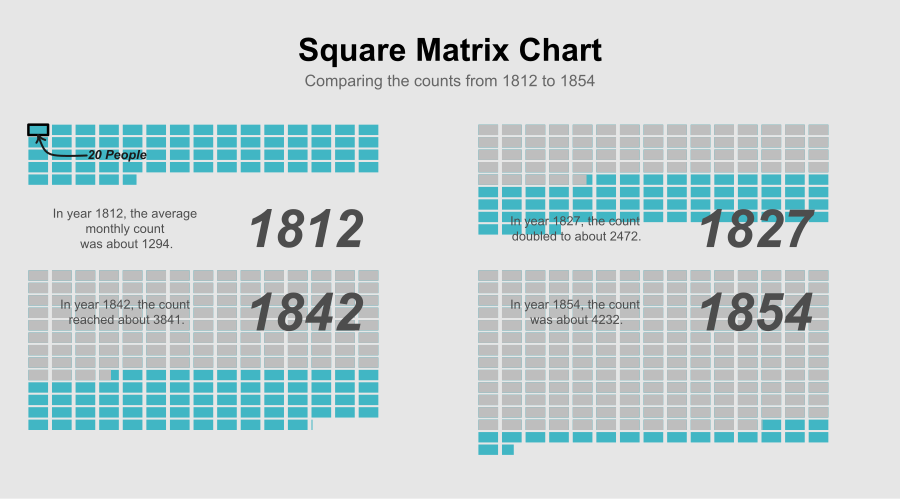

Here is the R script that generated this plot:
library(HistData)

data <- Prostitutes
layout(matrix(c(1, 1, 1, 2, 2, 2, 
                3, 3, 3, 4, 4, 4), ncol=6, byrow=T))

###################################################################################
#                         Part1: Square Matrix Chart                             #
###################################################################################
# showing the difference of the four years: 1812, 1827, 1842, 1854

# function to draw each symbol in dot matrix chart
draw_symbol <- function(x_s, y_s, size=1, color='skyblue', w=5, h=5){
  # x_s and y_s for the bottom-left position; w and h for width and height
  # size should be between 0 and 1, <1 for smaller size
  x_coords <- c(x_s, x_s, x_s+w*size, x_s+w*size)
  y_coords <- c(y_s, y_s+h, y_s+h, y_s)
  polygon(x=x_coords, y=y_coords, col=color, border=F)
}

# function to draw all symbols of a year
draw_year_symbols <- function(value, per=20, n_cols=15, start_coords=c(0, 95), color='#41b6c4'){
  # per for the representating value of each symbol; ncol for the number of columns for all symbols
  # start_coords for the (x, y) coordinations to start drawing
  n_symbols <- value / per # total number of symbols to draw
  n_rows <- (n_symbols %/% n_cols) + 1 # number of rows for all symbols
  counter <- 0
  for (i in seq(0, n_rows-1)){
    y_start <- start_coords[2] - i*6 # 6 for symbol width(5) + gap between(1)
    for (j in seq(0, n_cols-1)){
      x_start <- start_coords[1] + j*6 # 6 for symbol height(5) + gap between(1)
      if (counter < floor(n_symbols)){
        # draw regular size symbol
        draw_symbol(x_start, y_start, color=color) 
        counter <- counter + 1
      } else {
        # draw reduced size symbol and end loop
        draw_symbol(x_start, y_start, size=n_symbols - floor(n_symbols), color=color)
        break
      }
    }
  }
}

# prepare average data for 1812, 1827, 1842, 1854
year_avg <- matrix(c(1812, 1827, 1842, 1854, NA, NA, NA, NA), ncol=2)
idx <- 1
for (year in year_avg[, 1]){
  year_avg[idx, 2] <- round(sum(data[data$Year==year, ]$count) / 12)
  idx <- idx + 1
}

###### plot dot-matrix chart ######
par(mar=c(1, 1, 1, 1), bg=rgb(230, 230, 230, maxColorValue=255), xpd=T)

# plot the first year: 1812
plot(100, 100, type='n', xlim=c(0, 100), ylim=c(0, 100), axes=F, xlab="", ylab="")
draw_year_symbols(year_avg[1, 2], start_coords=c(0, 45))
polygon(c(0, 0, 5, 5), c(45, 50, 50, 45), border=T, lwd=2.5)
# add the curved arrow
iArrows <- igraph:::igraph.Arrows 
iArrows(15, 35, 2.5, 45, curve=1, h.lwd=2, sh.lwd=2, size=0.4, width=2, sh.col='gray10')
# add year text and messages
text(15, 35, "20 People", font=4, cex=1.2, col="gray10", adj=0)
text(70, 0, "1812", font=4, cex=5, col='gray30')
message <- "In year 1812, the average \nmonthly count \nwas about 1294."
text(25, 0, message, cex=1.2, col='gray30')

# plot the second year: 1827
plot(100, 100, type='n', xlim=c(0, 100), ylim=c(0, 100), axes=F, xlab="", ylab="")
draw_year_symbols(year_avg[2, 2], start_coords=c(0, 45))
draw_year_symbols(year_avg[1, 2], color='gray',  start_coords=c(0, 45)) # overlap data from 1812
# add year text and messages
text(70, 0, "1827", font=4, cex=5, col='gray30')
message <- "In year 1827, the count \ndoubled to about 2472."
text(25, 0, message, cex=1.2, col='gray30')

# plot the third year: 1842
plot(100, 100, type='n', xlim=c(0, 100), ylim=c(0, 100), axes=F, xlab="", ylab="")
draw_year_symbols(year_avg[3, 2])
draw_year_symbols(year_avg[2, 2], color='gray') # overlap data from 1842
# add year text and messages
text(70, 80, "1842", font=4, cex=5, col='gray30')
message <- "In year 1842, the count \nreached about 3841."
text(25, 80, message, cex=1.2, col='gray30')

# plot the last year: 1854
plot(100, 100, type='n', xlim=c(0, 100), ylim=c(0, 100), axes=F, xlab="", ylab="")
draw_year_symbols(year_avg[4, 2])
draw_year_symbols(year_avg[3, 2], color='gray') # overlap data from 1854
# add year text and messages
text(70, 80, "1854", font=4, cex=5, col='gray30')
message <- "In year 1854, the count \nwas about 4232."
text(25, 80, message, cex=1.2, col='gray30')

# add main title
mtext("Square Matrix Chart", side=3, line=-5, outer=T, font=2, cex=2)
mtext("Comparing the counts from 1812 to 1854", side=3, line=-7, outer=T, col='gray40', adj=0.5)
